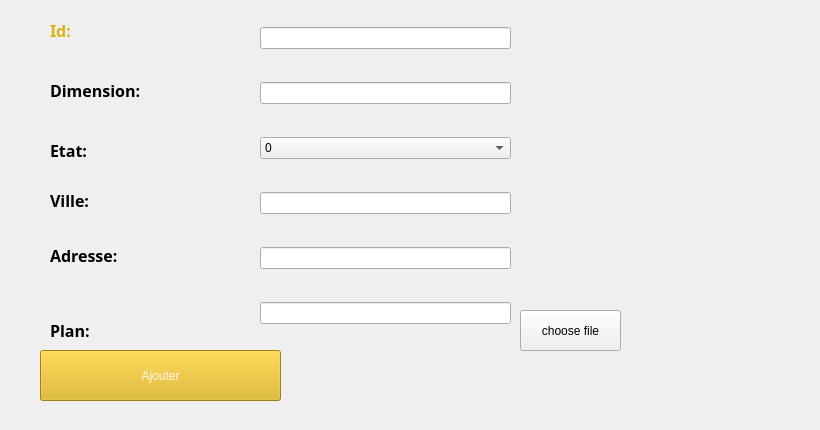
     <widget class="QWidget" name="tab_7">
      <attribute name="title">
       <string>Ajouter Terrain</string>
      </attribute>
      <widget class="QWidget" name="verticalLayoutWidget">
       <property name="geometry">
        <rect>
         <x>260</x>
         <y>0</y>
         <width>251</width>
         <height>354</height>
        </rect>
       </property>
       <layout class="QVBoxLayout" name="verticalLayout_6">
        <item>
         <widget class="QLineEdit" name="lineEdit_id">
          <property name="text">
           <string/>
          </property>
          <property name="maxLength">
           <number>10</number>
          </property>
         </widget>
        </item>
        <item>
         <widget class="QLineEdit" name="lineEdit_dimens">
          <property name="maxLength">
           <number>20</number>
          </property>
         </widget>
        </item>
        <item>
         <widget class="QComboBox" name="comboBoxEtat">
          <item>
           <property name="text">
            <string>0</string>
           </property>
          </item>
          <item>
           <property name="text">
            <string>1</string>
           </property>
          </item>
         </widget>
        </item>
        <item>
         <widget class="QLineEdit" name="lineEdit_ville">
          <property name="maxLength">
           <number>20</number>
          </property>
         </widget>
        </item>
        <item>
         <widget class="QLineEdit" name="lineEditAdresse">
          <property name="maxLength">
           <number>20</number>
          </property>
         </widget>
        </item>
        <item>
         <widget class="QLineEdit" name="lineEditplan"/>
        </item>
       </layout>
      </widget>
      <widget class="QLabel" name="label_52">
       <property name="geometry">
        <rect>
         <x>50</x>
         <y>10</y>
         <width>201</width>
         <height>41</height>
        </rect>
       </property>
       <property name="palette">
        <palette>
         <active>
          <colorrole role="WindowText">
           <brush brushstyle="SolidPattern">
            <color alpha="255">
             <red>222</red>
             <green>179</green>
             <blue>15</blue>
            </color>
           </brush>
          </colorrole>
          <colorrole role="Button">
           <brush brushstyle="SolidPattern">
            <color alpha="255">
             <red>96</red>
             <green>96</green>
             <blue>96</blue>
            </color>
           </brush>
          </colorrole>
          <colorrole role="Text">
           <brush brushstyle="SolidPattern">
            <color alpha="255">
             <red>222</red>
             <green>179</green>
             <blue>15</blue>
            </color>
           </brush>
          </colorrole>
          <colorrole role="ButtonText">
           <brush brushstyle="SolidPattern">
            <color alpha="255">
             <red>222</red>
             <green>179</green>
             <blue>15</blue>
            </color>
           </brush>
          </colorrole>
          <colorrole role="Base">
           <brush brushstyle="SolidPattern">
            <color alpha="255">
             <red>96</red>
             <green>96</green>
             <blue>96</blue>
            </color>
           </brush>
          </colorrole>
          <colorrole role="Window">
           <brush brushstyle="SolidPattern">
            <color alpha="255">
             <red>96</red>
             <green>96</green>
             <blue>96</blue>
            </color>
           </brush>
          </colorrole>
          <colorrole role="PlaceholderText">
           <brush brushstyle="SolidPattern">
            <color alpha="255">
             <red>222</red>
             <green>179</green>
             <blue>15</blue>
            </color>
           </brush>
          </colorrole>
         </active>
         <inactive>
          <colorrole role="WindowText">
           <brush brushstyle="SolidPattern">
            <color alpha="255">
             <red>222</red>
             <green>179</green>
             <blue>15</blue>
            </color>
           </brush>
          </colorrole>
          <colorrole role="Button">
           <brush brushstyle="SolidPattern">
            <color alpha="255">
             <red>96</red>
             <green>96</green>
             <blue>96</blue>
            </color>
           </brush>
          </colorrole>
          <colorrole role="Text">
           <brush brushstyle="SolidPattern">
            <color alpha="255">
             <red>222</red>
             <green>179</green>
             <blue>15</blue>
            </color>
           </brush>
          </colorrole>
          <colorrole role="ButtonText">
           <brush brushstyle="SolidPattern">
            <color alpha="255">
             <red>222</red>
             <green>179</green>
             <blue>15</blue>
            </color>
           </brush>
          </colorrole>
          <colorrole role="Base">
           <brush brushstyle="SolidPattern">
            <color alpha="255">
             <red>96</red>
             <green>96</green>
             <blue>96</blue>
            </color>
           </brush>
          </colorrole>
          <colorrole role="Window">
           <brush brushstyle="SolidPattern">
            <color alpha="255">
             <red>96</red>
             <green>96</green>
             <blue>96</blue>
            </color>
           </brush>
          </colorrole>
          <colorrole role="PlaceholderText">
           <brush brushstyle="SolidPattern">
            <color alpha="255">
             <red>222</red>
             <green>179</green>
             <blue>15</blue>
            </color>
           </brush>
          </colorrole>
         </inactive>
         <disabled>
          <colorrole role="WindowText">
           <brush brushstyle="SolidPattern">
            <color alpha="255">
             <red>222</red>
             <green>179</green>
             <blue>15</blue>
            </color>
           </brush>
          </colorrole>
          <colorrole role="Button">
           <brush brushstyle="SolidPattern">
            <color alpha="255">
             <red>96</red>
             <green>96</green>
             <blue>96</blue>
            </color>
           </brush>
          </colorrole>
          <colorrole role="Text">
           <brush brushstyle="SolidPattern">
            <color alpha="255">
             <red>222</red>
             <green>179</green>
             <blue>15</blue>
            </color>
           </brush>
          </colorrole>
          <colorrole role="ButtonText">
           <brush brushstyle="SolidPattern">
            <color alpha="255">
             <red>222</red>
             <green>179</green>
             <blue>15</blue>
            </color>
           </brush>
          </colorrole>
          <colorrole role="Base">
           <brush brushstyle="SolidPattern">
            <color alpha="255">
             <red>96</red>
             <green>96</green>
             <blue>96</blue>
            </color>
           </brush>
          </colorrole>
          <colorrole role="Window">
           <brush brushstyle="SolidPattern">
            <color alpha="255">
             <red>96</red>
             <green>96</green>
             <blue>96</blue>
            </color>
           </brush>
          </colorrole>
          <colorrole role="PlaceholderText">
           <brush brushstyle="SolidPattern">
            <color alpha="255">
             <red>222</red>
             <green>179</green>
             <blue>15</blue>
            </color>
           </brush>
          </colorrole>
         </disabled>
        </palette>
       </property>
       <property name="font">
        <font>
         <family>Arial Black</family>
         <pointsize>12</pointsize>
         <weight>75</weight>
         <bold>true</bold>
        </font>
       </property>
       <property name="styleSheet">
        <string notr="true"/>
       </property>
       <property name="text">
        <string>Id:</string>
       </property>
      </widget>
      <widget class="QLabel" name="label_54">
       <property name="geometry">
        <rect>
         <x>50</x>
         <y>70</y>
         <width>201</width>
         <height>41</height>
        </rect>
       </property>
       <property name="font">
        <font>
         <family>Arial Black</family>
         <pointsize>12</pointsize>
         <weight>75</weight>
         <bold>true</bold>
        </font>
       </property>
       <property name="text">
        <string>Dimension:</string>
       </property>
      </widget>
      <widget class="QLabel" name="label_55">
       <property name="geometry">
        <rect>
         <x>50</x>
         <y>130</y>
         <width>201</width>
         <height>41</height>
        </rect>
       </property>
       <property name="font">
        <font>
         <family>Arial Black</family>
         <pointsize>12</pointsize>
         <weight>75</weight>
         <bold>true</bold>
        </font>
       </property>
       <property name="text">
        <string>Etat:</string>
       </property>
      </widget>
      <widget class="QLabel" name="label_58">
       <property name="geometry">
        <rect>
         <x>50</x>
         <y>180</y>
         <width>201</width>
         <height>41</height>
        </rect>
       </property>
       <property name="font">
        <font>
         <family>Arial Black</family>
         <pointsize>12</pointsize>
         <weight>75</weight>
         <bold>true</bold>
        </font>
       </property>
       <property name="text">
        <string>Ville:</string>
       </property>
      </widget>
      <widget class="QLabel" name="label_60">
       <property name="geometry">
        <rect>
         <x>50</x>
         <y>310</y>
         <width>201</width>
         <height>41</height>
        </rect>
       </property>
       <property name="font">
        <font>
         <family>Arial Black</family>
         <pointsize>12</pointsize>
         <weight>75</weight>
         <bold>true</bold>
        </font>
       </property>
       <property name="text">
        <string>Plan:</string>
       </property>
      </widget>
      <widget class="QPushButton" name="pushButton_36">
       <property name="geometry">
        <rect>
         <x>520</x>
         <y>310</y>
         <width>101</width>
         <height>41</height>
        </rect>
       </property>
       <property name="text">
        <string>choose file</string>
       </property>
      </widget>
      <widget class="QLabel" name="label_61">
       <property name="geometry">
        <rect>
         <x>50</x>
         <y>235</y>
         <width>191</width>
         <height>41</height>
        </rect>
       </property>
       <property name="font">
        <font>
         <family>Arial Black</family>
         <pointsize>12</pointsize>
         <weight>75</weight>
         <bold>true</bold>
        </font>
       </property>
       <property name="text">
        <string>Adresse:</string>
       </property>
      </widget>
      <widget class="QPushButton" name="AjouterTerrain">
       <property name="geometry">
        <rect>
         <x>40</x>
         <y>350</y>
         <width>241</width>
         <height>51</height>
        </rect>
       </property>
       <property name="palette">
        <palette>
         <active>
          <colorrole role="WindowText">
           <brush brushstyle="SolidPattern">
            <color alpha="255">
             <red>255</red>
             <green>247</green>
             <blue>242</blue>
            </color>
           </brush>
          </colorrole>
          <colorrole role="Button">
           <brush brushstyle="SolidPattern">
            <color alpha="255">
             <red>222</red>
             <green>179</green>
             <blue>15</blue>
            </color>
           </brush>
          </colorrole>
          <colorrole role="Text">
           <brush brushstyle="SolidPattern">
            <color alpha="255">
             <red>255</red>
             <green>247</green>
             <blue>242</blue>
            </color>
           </brush>
          </colorrole>
          <colorrole role="ButtonText">
           <brush brushstyle="SolidPattern">
            <color alpha="255">
             <red>255</red>
             <green>247</green>
             <blue>242</blue>
            </color>
           </brush>
          </colorrole>
          <colorrole role="Base">
           <brush brushstyle="SolidPattern">
            <color alpha="255">
             <red>222</red>
             <green>179</green>
             <blue>15</blue>
            </color>
           </brush>
          </colorrole>
          <colorrole role="Window">
           <brush brushstyle="SolidPattern">
            <color alpha="255">
             <red>222</red>
             <green>179</green>
             <blue>15</blue>
            </color>
           </brush>
          </colorrole>
          <colorrole role="Highlight">
           <brush brushstyle="SolidPattern">
            <color alpha="255">
             <red>0</red>
             <green>31</green>
             <blue>56</blue>
            </color>
           </brush>
          </colorrole>
          <colorrole role="PlaceholderText">
           <brush brushstyle="SolidPattern">
            <color alpha="255">
             <red>255</red>
             <green>247</green>
             <blue>242</blue>
            </color>
           </brush>
          </colorrole>
         </active>
         <inactive>
          <colorrole role="WindowText">
           <brush brushstyle="SolidPattern">
            <color alpha="255">
             <red>255</red>
             <green>247</green>
             <blue>242</blue>
            </color>
           </brush>
          </colorrole>
          <colorrole role="Button">
           <brush brushstyle="SolidPattern">
            <color alpha="255">
             <red>222</red>
             <green>179</green>
             <blue>15</blue>
            </color>
           </brush>
          </colorrole>
          <colorrole role="Text">
           <brush brushstyle="SolidPattern">
            <color alpha="255">
             <red>255</red>
             <green>247</green>
             <blue>242</blue>
            </color>
           </brush>
          </colorrole>
          <colorrole role="ButtonText">
           <brush brushstyle="SolidPattern">
            <color alpha="255">
             <red>255</red>
             <green>247</green>
             <blue>242</blue>
            </color>
           </brush>
          </colorrole>
          <colorrole role="Base">
           <brush brushstyle="SolidPattern">
            <color alpha="255">
             <red>222</red>
             <green>179</green>
             <blue>15</blue>
            </color>
           </brush>
          </colorrole>
          <colorrole role="Window">
           <brush brushstyle="SolidPattern">
            <color alpha="255">
             <red>222</red>
             <green>179</green>
             <blue>15</blue>
            </color>
           </brush>
          </colorrole>
          <colorrole role="Highlight">
           <brush brushstyle="SolidPattern">
            <color alpha="255">
             <red>0</red>
             <green>31</green>
             <blue>56</blue>
            </color>
           </brush>
          </colorrole>
          <colorrole role="PlaceholderText">
           <brush brushstyle="SolidPattern">
            <color alpha="255">
             <red>255</red>
             <green>247</green>
             <blue>242</blue>
            </color>
           </brush>
          </colorrole>
         </inactive>
         <disabled>
          <colorrole role="WindowText">
           <brush brushstyle="SolidPattern">
            <color alpha="255">
             <red>255</red>
             <green>247</green>
             <blue>242</blue>
            </color>
           </brush>
          </colorrole>
          <colorrole role="Button">
           <brush brushstyle="SolidPattern">
            <color alpha="255">
             <red>222</red>
             <green>179</green>
             <blue>15</blue>
            </color>
           </brush>
          </colorrole>
          <colorrole role="Text">
           <brush brushstyle="SolidPattern">
            <color alpha="255">
             <red>255</red>
             <green>247</green>
             <blue>242</blue>
            </color>
           </brush>
          </colorrole>
          <colorrole role="ButtonText">
           <brush brushstyle="SolidPattern">
            <color alpha="255">
             <red>255</red>
             <green>247</green>
             <blue>242</blue>
            </color>
           </brush>
          </colorrole>
          <colorrole role="Base">
           <brush brushstyle="SolidPattern">
            <color alpha="255">
             <red>222</red>
             <green>179</green>
             <blue>15</blue>
            </color>
           </brush>
          </colorrole>
          <colorrole role="Window">
           <brush brushstyle="SolidPattern">
            <color alpha="255">
             <red>222</red>
             <green>179</green>
             <blue>15</blue>
            </color>
           </brush>
          </colorrole>
          <colorrole role="Highlight">
           <brush brushstyle="SolidPattern">
            <color alpha="255">
             <red>0</red>
             <green>120</green>
             <blue>215</blue>
            </color>
           </brush>
          </colorrole>
          <colorrole role="PlaceholderText">
           <brush brushstyle="SolidPattern">
            <color alpha="255">
             <red>255</red>
             <green>247</green>
             <blue>242</blue>
            </color>
           </brush>
          </colorrole>
         </disabled>
        </palette>
       </property>
       <property name="contextMenuPolicy">
        <enum>Qt::CustomContextMenu</enum>
       </property>
       <property name="text">
        <string>Ajouter</string>
       </property>
      </widget>
      <widget class="QLabel" name="label_pic">
       <property name="geometry">
        <rect>
         <x>650</x>
         <y>260</y>
         <width>161</width>
         <height>161</height>
        </rect>
       </property>
       <property name="text">
        <string/>
       </property>
      </widget>
     </widget>
